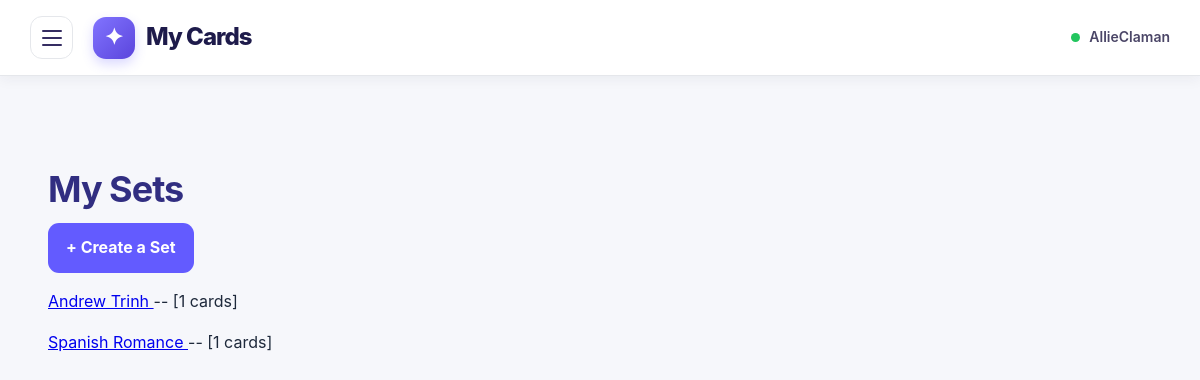
Screenshot of /sets (signed in) with the database file from the repository.
### papo_cito.py (models this page shows)
class CardSet(db.Model):
    __tablename__ = "card_sets"
    id = db.Column(db.Integer, primary_key=True)
    name = db.Column(db.String(100), nullable=False)
    user_id = db.Column(db.Integer, db.ForeignKey("pot_users.id"), nullable=False)
    cards = db.relationship("Card", secondary=card_set_cards, backref=db.backref("sets", lazy="select"))

### papo_cito.py (the view)
@app.route("/sets")
def my_sets():
    if "user_id" not in session:
        return redirect(url_for("login"))
    sets = CardSet.query.filter_by(
            user_id=session["user_id"]
            ).order_by(CardSet.id.asc()).all()
    return render_template("sets.html", sets=sets)

### templates/sets.html (shortened to what this page needs)
{% extends "base.html" %}
{% block content %}
<div class="cards-page">
	<h1>My Sets</h1>
	<a class="create-button"
	   href="{{ url_for('create_set') }}">
		+ Create a Set
	</a>
	{% for card_set in sets %}
		<p>
		<a href="{{ url_for("view_set", set_id=card_set.id) }}">
				{{ card_set.name }}
		</a>
			-- [{{ card_set.cards|length }} cards]
		</p>
	{% else %}
		<p>You haven't created any sets yet.</p>
	{% endfor %}
</div>
{% endblock %}

### static/css/style.css (style rules this page uses)
:root { --primary: #635bff; --primary-dark: #4f46e5; --primary-light: #f0efff; --background: #f6f7fb; --surface: #ffffff; --text: #1e293b; --muted: #64748b; --border: #e5e7eb; --success: #16a34a; --danger: #dc2626; --radius-sm: 10px; --radius-md: 16px; --radius-lg: 22px; --shadow-sm: 0 4px 12px rgba(30, 41, 59, 0.05); --shadow-md: 0 12px 30px rgba(30, 41, 59, 0.08); }
*, *::before, *::after { box-sizing: border-box; }
html { scroll-behavior: smooth; }
body { margin: 0; font-family: -apple-system, BlinkMacSystemFont, "Segoe UI", Roboto, sans-serif; background: var(--background); color: var(--text); line-height: 1.6; -webkit-font-smoothing: antialiased; }
a { transition: color 0.2s ease; }
.cards-page { max-width: 1200px; margin: 20px auto 50px; padding: 20px; }
.cards-page h1 { color: #312e81; margin-bottom: 12px; font-size: clamp(26px, 4vw, 36px); line-height: 1.2; letter-spacing: -1px; }
.create-button { display: inline-block; padding: 12px 18px; border: none; border-radius: 11px; background: var(--primary); color: white; text-decoration: none; font-weight: 700; transition: background 0.2s, transform 0.2s; }

### rows the page displays
CardSet: name "Andrew Trinh", cards|length "1"
CardSet: name "Spanish Romance", cards|length "1"

### other values shown
{{ session.get("user", "Student") }} "AllieClaman"
